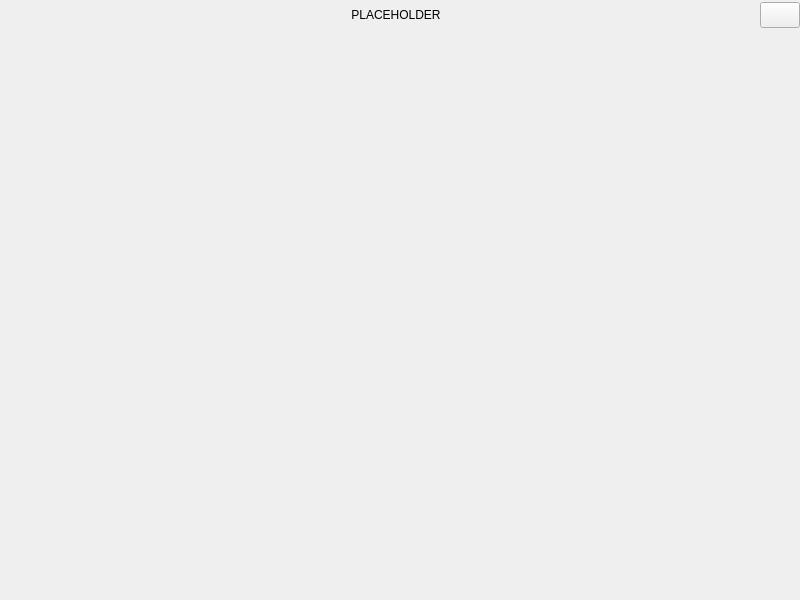
<?xml version="1.0" encoding="UTF-8"?>
<ui version="4.0">
 <class>MainWindow</class>
 <widget class="QMainWindow" name="MainWindow">
  <property name="geometry">
   <rect>
    <x>0</x>
    <y>0</y>
    <width>800</width>
    <height>600</height>
   </rect>
  </property>
  <property name="windowTitle">
   <string>MainWindow</string>
  </property>
  <widget class="QWidget" name="centralwidget">
   <layout class="QGridLayout" name="gridLayout">
    <property name="sizeConstraint">
     <enum>QLayout::SetDefaultConstraint</enum>
    </property>
    <property name="leftMargin">
     <number>0</number>
    </property>
    <property name="topMargin">
     <number>0</number>
    </property>
    <property name="rightMargin">
     <number>0</number>
    </property>
    <property name="bottomMargin">
     <number>0</number>
    </property>
    <property name="spacing">
     <number>0</number>
    </property>
    <item row="0" column="0">
     <widget class="QFrame" name="horizontalFrame_2">
      <property name="sizePolicy">
       <sizepolicy hsizetype="Preferred" vsizetype="Minimum">
        <horstretch>0</horstretch>
        <verstretch>0</verstretch>
       </sizepolicy>
      </property>
      <property name="maximumSize">
       <size>
        <width>16777215</width>
        <height>30</height>
       </size>
      </property>
      <property name="styleSheet">
       <string notr="true">/*QFrame#horizontalFrame_2
{
	border: 1px solid #414141;
}*/</string>
      </property>
      <layout class="QHBoxLayout" name="horizontalLayout_6">
       <property name="spacing">
        <number>0</number>
       </property>
       <property name="leftMargin">
        <number>0</number>
       </property>
       <property name="topMargin">
        <number>2</number>
       </property>
       <property name="rightMargin">
        <number>0</number>
       </property>
       <property name="bottomMargin">
        <number>2</number>
       </property>
       <item>
        <widget class="QPushButton" name="aboutButton">
         <property name="sizePolicy">
          <sizepolicy hsizetype="Minimum" vsizetype="MinimumExpanding">
           <horstretch>0</horstretch>
           <verstretch>0</verstretch>
          </sizepolicy>
         </property>
         <property name="styleSheet">
          <string notr="true">QPushButton
{
	border: 0px;
	background: transparent;
}</string>
         </property>
         <property name="text">
          <string/>
         </property>
         <property name="icon">
          <iconset>
           <normaloff>Resources/Images/logo.png</normaloff>Resources/Images/logo.png</iconset>
         </property>
         <property name="iconSize">
          <size>
           <width>128</width>
           <height>30</height>
          </size>
         </property>
         <property name="flat">
          <bool>true</bool>
         </property>
        </widget>
       </item>
       <item>
        <spacer name="horizontalSpacer_2">
         <property name="orientation">
          <enum>Qt::Horizontal</enum>
         </property>
         <property name="sizeHint" stdset="0">
          <size>
           <width>40</width>
           <height>0</height>
          </size>
         </property>
        </spacer>
       </item>
       <item>
        <widget class="QLabel" name="label">
         <property name="sizePolicy">
          <sizepolicy hsizetype="Preferred" vsizetype="MinimumExpanding">
           <horstretch>0</horstretch>
           <verstretch>0</verstretch>
          </sizepolicy>
         </property>
         <property name="lineWidth">
          <number>0</number>
         </property>
         <property name="text">
          <string>PLACEHOLDER</string>
         </property>
         <property name="alignment">
          <set>Qt::AlignCenter</set>
         </property>
         <property name="margin">
          <number>5</number>
         </property>
         <property name="textInteractionFlags">
          <set>Qt::NoTextInteraction</set>
         </property>
        </widget>
       </item>
       <item>
        <spacer name="horizontalSpacer">
         <property name="orientation">
          <enum>Qt::Horizontal</enum>
         </property>
         <property name="sizeHint" stdset="0">
          <size>
           <width>40</width>
           <height>0</height>
          </size>
         </property>
        </spacer>
       </item>
       <item>
        <widget class="QPushButton" name="pushButton">
         <property name="sizePolicy">
          <sizepolicy hsizetype="Minimum" vsizetype="Minimum">
           <horstretch>0</horstretch>
           <verstretch>0</verstretch>
          </sizepolicy>
         </property>
         <property name="text">
          <string/>
         </property>
         <property name="iconSize">
          <size>
           <width>24</width>
           <height>16</height>
          </size>
         </property>
        </widget>
       </item>
      </layout>
     </widget>
    </item>
    <item row="1" column="0">
     <widget class="QStackedWidget" name="mainPane">
      <property name="currentIndex">
       <number>-1</number>
      </property>
     </widget>
    </item>
   </layout>
  </widget>
 </widget>
 <resources/>
 <connections/>
</ui>
